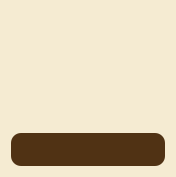
<?xml version="1.0" encoding="UTF-8"?>
<ui version="4.0">
 <class>tarjeta_comida_principal</class>
 <widget class="QWidget" name="tarjeta_comida_principal">
  <property name="geometry">
   <rect>
    <x>0</x>
    <y>0</y>
    <width>176</width>
    <height>177</height>
   </rect>
  </property>
  <property name="windowTitle">
   <string>Form</string>
  </property>
  <property name="styleSheet">
   <string notr="true">background-color:rgb(245,235,210);
border-radius:10;</string>
  </property>
  <layout class="QVBoxLayout" name="verticalLayout" stretch="7,2">
   <item>
    <widget class="QLabel" name="label">
     <property name="enabled">
      <bool>true</bool>
     </property>
     <property name="sizePolicy">
      <sizepolicy hsizetype="Ignored" vsizetype="Ignored">
       <horstretch>0</horstretch>
       <verstretch>0</verstretch>
      </sizepolicy>
     </property>
     <property name="styleSheet">
      <string notr="true">border-radius:20;</string>
     </property>
     <property name="text">
      <string/>
     </property>
     <property name="pixmap">
      <pixmap resource="img.qrc">:/hamburguesa.jpeg</pixmap>
     </property>
     <property name="scaledContents">
      <bool>true</bool>
     </property>
     <property name="margin">
      <number>7</number>
     </property>
    </widget>
   </item>
   <item>
    <widget class="QLabel" name="label_2">
     <property name="font">
      <font>
       <pointsize>12</pointsize>
       <bold>true</bold>
      </font>
     </property>
     <property name="styleSheet">
      <string notr="true">background-color:rgb(80,50,20);</string>
     </property>
     <property name="lineWidth">
      <number>1</number>
     </property>
     <property name="midLineWidth">
      <number>0</number>
     </property>
     <property name="text">
      <string notr="true"/>
     </property>
     <property name="alignment">
      <set>Qt::AlignmentFlag::AlignCenter</set>
     </property>
    </widget>
   </item>
  </layout>
 </widget>
 <resources>
  <include location="img.qrc"/>
 </resources>
 <connections/>
</ui>
